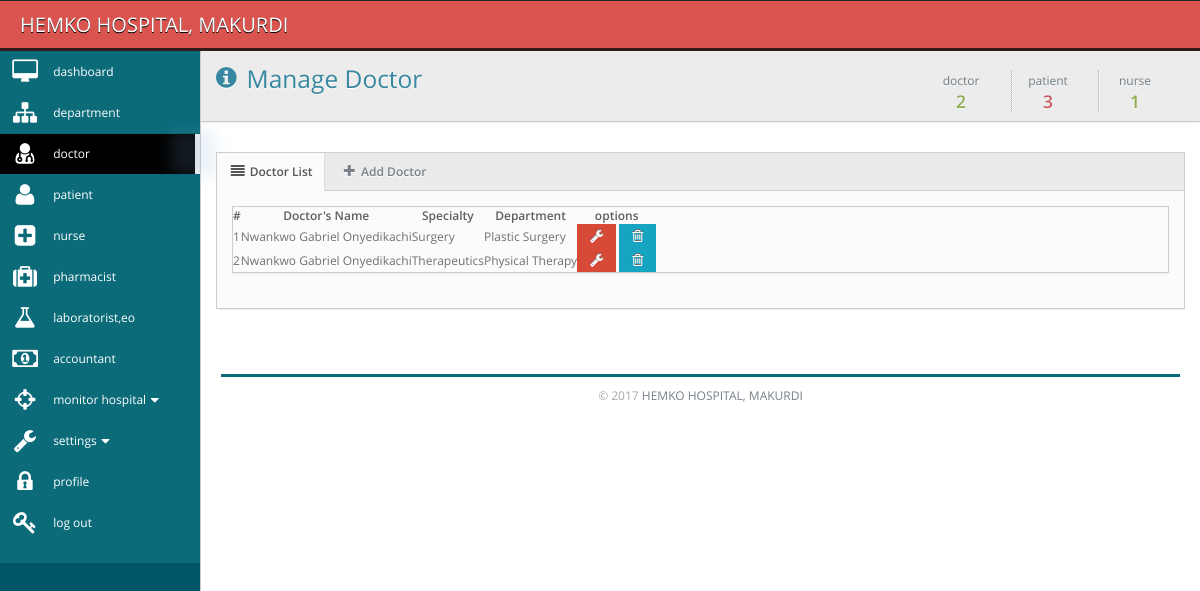
The app's page /admin/manage_doctor.php (signed in) with its own data.
### tables this page shows
CREATE TABLE `staff` (
  `staffid` int(10) unsigned NOT NULL AUTO_INCREMENT,
  `email` varchar(255) DEFAULT NULL,
  `fullname` varchar(255) DEFAULT NULL,
  `sex` varchar(45) DEFAULT NULL,
  `phone` varchar(255) DEFAULT NULL,
  `address` varchar(255) DEFAULT NULL,
  `department` varchar(255) DEFAULT NULL,
  `designation` varchar(255) DEFAULT NULL,
  `specialty` varchar(255) DEFAULT NULL,
  PRIMARY KEY (`staffid`)
);

### admin/manage_doctor.php (the view, shortened to what this page needs)
<?php
$loggedInUser = $_SESSION["user"];
$activeUser = mysql_fetch_array(mysql_query("select * from users where(email = '$loggedInUser')"));
$role = $activeUser['role'];
$doctor = mysql_query("select * from staff where designation = 'doctor'");
$nurse = mysql_query("select * from staff where designation = 'nurse'");
$patient = mysql_query("select * from patients");
?>
<!DOCTYPE html PUBLIC "-//W3C//DTD XHTML 1.0 Transitional//EN" "http://www.w3.org/TR/xhtml1/DTD/xhtml1-transitional.dtd">
<html>
    <head>
		<link rel="stylesheet" href="../css/font.css">
		<link href="../css/bayanno.css" media="screen" rel="stylesheet" type="text/css" />
    </head>
<?php
 include("../session.php");
?>
<body>
<?php if($role=="admin"){ ?>
    <div class="navbar navbar-top navbar-inverse">
	<div class="navbar-inner">
		<div class="container-fluid">
			<a class="brand" href="">HEMKO HOSPITAL, MAKURDI</a>
		</div>
	</div>
</div>
<div class="primary-sidebar">
	<ul class="nav nav-collapse collapse nav-collapse-primary">
		<li class="">
			<span class="glow"></span>
				<a href="dashboard.php" >
					<i class="icon-desktop icon-2x"></i>
					<span>dashboard</span>
				</a>
		</li>
		<li class="">
			<span class="glow"></span>
				<a href="manage_department.php" >
					<i class="icon-sitemap icon-2x"></i>
					<span>department</span>
				</a>
		</li>
		<li class="dark-nav active">
			<span class="glow"></span>
				<a href="manage_doctor.php" >
					<i class="icon-user-md icon-2x"></i>
					<span>doctor</span>
				</a>
		</li>
        <li class="">
			<span class="glow"></span>
				<a href="manage_patient.php" >
					<i class="icon-user icon-2x"></i>
					<span>patient</span>
				</a>
		</li>
		<li class="">
			<span class="glow"></span>
				<a href="manage_nurse.php" >
					<i class="icon-plus-sign-alt icon-2x"></i>
					<span>nurse</span>
				</a>
		</li>
		<li class="">
			<span class="glow"></span>
				<a href="manage_pharmacist.php" >
					<i class="icon-medkit icon-2x"></i>
					<span>pharmacist</span>
				</a>
		</li>
		<li class="">
			<span class="glow"></span>
				<a href="manage_laboratorist.php" >
					<i class="icon-beaker icon-2x"></i>
					<span>laboratorist,eo</span>
				</a>
		</li>
		<li class="">
			<span class="glow"></span>
				<a href="manage_accountant.php" >
					<i class="icon-money icon-2x"></i>
					<span>accountant</span>
				</a>
		</li>
		<li class="dark-nav ">
			<span class="glow"></span>
            <a class="accordion-toggle  " data-toggle="collapse" href="#view_hospital_submenu" >
                <i class="icon-screenshot icon-2x"></i>
                <span>monitor hospital<i class="icon-caret-down"></i></span>
            </a>
		</li>
		<li class="dark-nav ">
			<span class="glow"></span>
            <a class="accordion-toggle  " data-toggle="collapse" href="#settings_submenu" >
                <i class="icon-wrench icon-2x"></i>
                <span>settings<i class="icon-caret-down"></i></span>
            </a>
		</li>
		<li class="">
			<span class="glow"></span>
				<a href="manage_profile.php" >
					<i class="icon-lock icon-2x"></i>
					<span>profile</span>
				</a>
		</li>
		<li class="">
			<span class="glow"></span>
				<a href="../logout.php" >
					<i class="icon-key icon-2x"></i>
					<span>log out</span>
				</a>
		</li>
	</ul>
</div>
    <div class="main-content">
		        <div class="container-fluid" >
            <div class="row-fluid">
                <div class="area-top clearfix">
                    <div class="pull-left header">
                        <h3 class="title">
                        <i class="icon-info-sign"></i>
                        Manage Doctor </h3>
                    </div>
                    <ul class="inline pull-right sparkline-box">
                        <li class="sparkline-row">
                            <h4 class="green">
                                <span>doctor</span>
                               <?php echo mysql_num_rows($doctor);?>
                            </h4>
                        </li>
                        <li class="sparkline-row">
                            <h4 class="red">
                                <span>patient</span>
                               <?php echo mysql_num_rows($patient);?>
                            </h4>
                        </li>
                          <li class="sparkline-row">
                            <h4 class="green">
                                <span>nurse</span>
                                <?php echo mysql_num_rows($nurse);?>
                            </h4>
                        </li>
                    </ul>
                </div>
            </div>
        </div>
        <div class="container-fluid padded">
            <div class="box">
	<div class="box-header">
		<ul class="nav nav-tabs nav-tabs-left">
			<li class="active">
            	<a href="#list" data-toggle="tab"><i class="icon-align-justify"></i>
					Doctor List
                    	</a></li>
			<li>
            	<a href="#add" data-toggle="tab"><i class="icon-plus"></i>
					Add Doctor
                    	</a></li>
		</ul>
	</div>
	<div class="box-content padded">
		<div class="tab-content">
            <div class="tab-pane box active" id="list">
                <table cellpadding="0" cellspacing="0" border="0" class="dTable responsive">
                	<thead>
                		<tr>
                    		<th><div>#</div></th>
                    		<th><div>Doctor's Name</div></th>
                    		<th><div>Specialty</div></th>
							<th><div>Department</div></th>
                    		<th><div>options</div></th>
						</tr>
					</thead>
                    <tbody>
<?php
	$sno = 1;
	$query = mysql_query("select * from staff where designation = 'doctor'");
	while($view = mysql_fetch_array($query)){
	?>
                        <tr>
                            <td><?php echo $sno++;?></td>
							<td><?php echo $view['fullname'];?></td>
							<td><?php echo $view['specialty'];?></td>
							<td><?php echo $view['department'];?></td>
							<td align="center">
                            	<a href="edit_doctor.php?id=<?php echo $view['staffid'];?>"
                                	rel="tooltip" data-placement="top" data-original-title="edit" class="btn btn-blue">
                                		<i class="icon-wrench"></i>
                                </a>
                            	<a href="manage_doctor.php?id=<?php echo $view['staffid'];?>" onclick="return confirm('delete?')"
                                	rel="tooltip" data-placement="top" data-original-title="delete" class="btn btn-red">
                                		<i class="icon-trash"></i>
                                </a>
        					</td>
                        </tr>
                        <?php } ?>
                    </tbody>
                </table>
			</div>
		</div>
	</div>
</div>
        </div>
	    <div style="clear:both;color:#aaa; padding:20px;">
    	<hr /><center>&copy; 2017 <a href="">HEMKO HOSPITAL, MAKURDI</a></center>
    </div>
    </div>
<?php }else{
  echo "<meta http-equiv=\"refresh\" content=\"0;URL=../error_page.php\">";
  exit;
  } ?>
</body>
</html>

### records on screen
staff: fullname "Nwankwo Gabriel Onyedikachi", specialty "Surgery", department "Plastic Surgery"
staff: fullname "Nwankwo Gabriel Onyedikachi", specialty "Therapeutics", department "Physical Therapy"

### other values on screen
mysql_num_rows($doctor) "2"
mysql_num_rows($patient) "3"
mysql_num_rows($nurse) "1"
